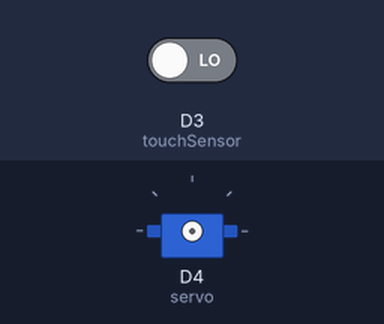
This sketch was run on a simulated ESP8266 (NodeMCU). On the bench: servo. The inputs (shaded band) are chosen by the test bench; at power-on: D3 (touchSensor) LOW.

Above: at 1.2 s.
1.3 s: D3 (touchSensor) driven HIGH
At 3.6 s:
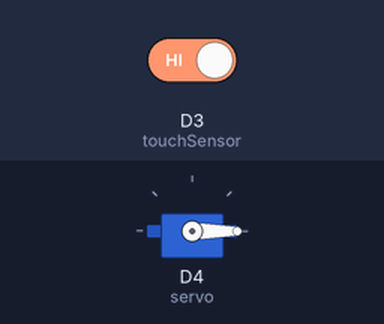
Timing chart, 0 to 10.3 s (numbered marks = the images above; inputs shaded):
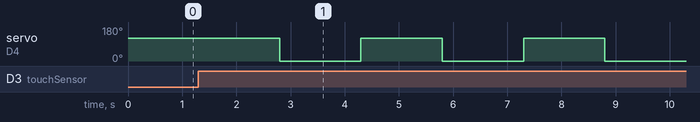

The sketch:

servo.ino
```cpp
//건전지 9V 연결 후에 가능
#include <Servo.h>
int touchSensor = D3;
int servo = D4;
int touchValue = LOW;
String lastMessage = "";
int state = LOW;
Servo sv;

void setup() {
  pinMode(touchSensor, INPUT);
}

void loop() {
    int touchValue = digitalRead(touchSensor);
    if(touchValue == HIGH) {
        state = !state;
        if(state == HIGH){
          sv.attach(servo);
          sv.write(120); //120도
          delay(1500);
          sv.detach();
          lastMessage = "on";
    }else if(state == LOW){
          sv.attach(servo);
          sv.write(0); //120도
          delay(1500);
          sv.detach();
          lastMessage = "off";
      }
    }
}
```

Measured:
- after the input at 1.3 s, servo on D4 (servo): alternates 120° for 1.5 s and 0° for 1.5 s, starting after 1.5 s
